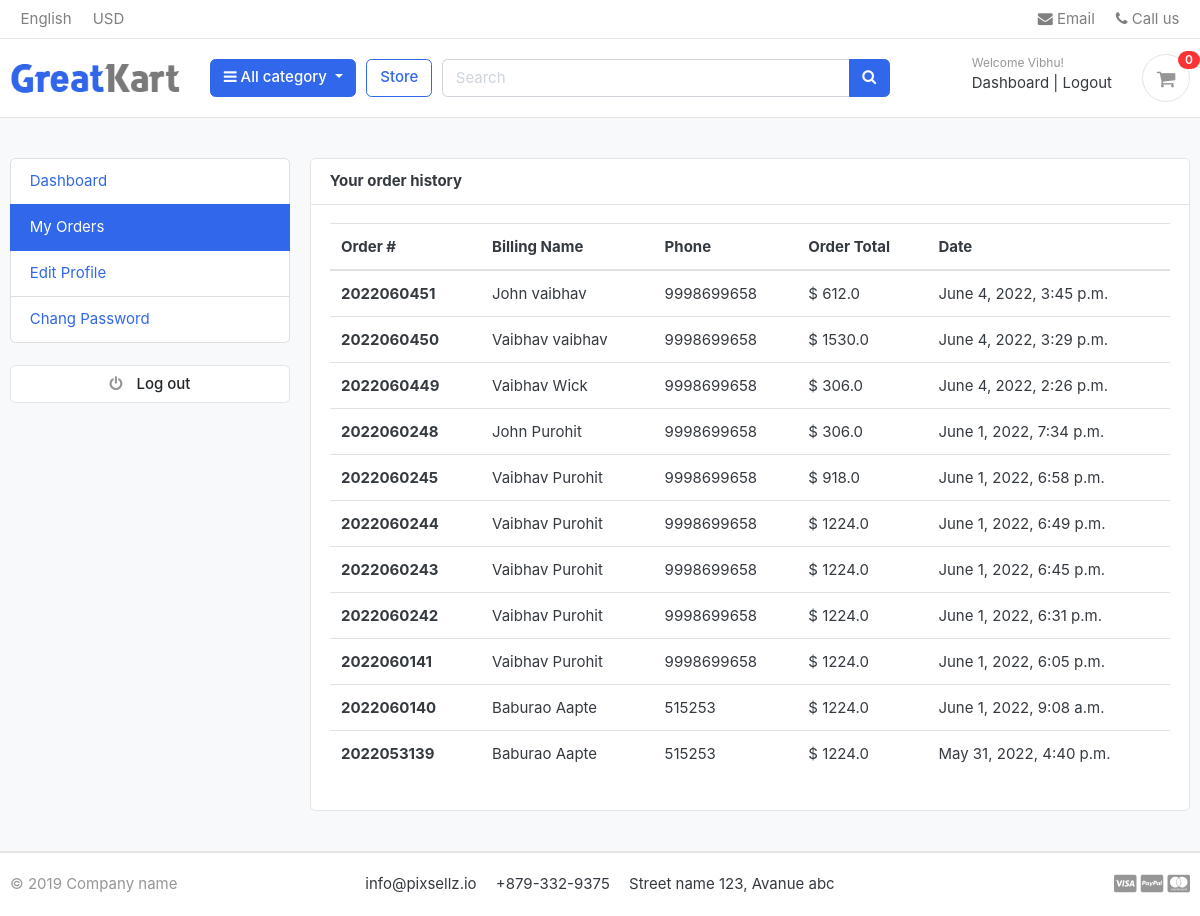
The page /accounts/my_orders/ (signed in) on the database its author committed.
### accounts/models.py (models this page shows, shortened)
class Account(AbstractBaseUser):
    first_name = models.CharField(max_length=50)
    last_name = models.CharField(max_length=50)
    username = models.CharField(max_length=50, unique=True)
    email = models.EmailField(max_length=100, unique=True)
    phone_number = models.CharField(max_length=50)
    date_joined = models.DateTimeField(auto_now_add=True)
    last_login = models.DateTimeField(auto_now_add=True)
    is_admin = models.BooleanField(default=False)
    is_staff = models.BooleanField(default=False)
    is_active = models.BooleanField(default=False)
    is_superadmin = models.BooleanField(default=False)
    USERNAME_FIELD = 'email'
    REQUIRED_FIELDS = ['username', 'first_name', 'last_name']
    objects = MyAccountManager()

### orders/models.py (models this page shows, shortened)
class Order(models.Model):
    STATUS = (
        ('New', 'New'),
        ('Accepted', 'Accepted'),
        ('Completed', 'Completed'),
        ('Cancelled', 'Cancelled'),
    )
    user = models.ForeignKey(Account, on_delete=models.SET_NULL, null=True)
    payment = models.ForeignKey(Payment, on_delete=models.SET_NULL, blank=True, null=True)
    order_number = models.CharField(max_length=20)
    first_name = models.CharField(max_length=50)
    last_name = models.CharField(max_length=50)
    phone = models.CharField(max_length=15)
    email = models.EmailField(max_length=50)
    address_line_1 = models.CharField(max_length=50)
    address_line_2 = models.CharField(max_length=50, blank=True)
    country = models.CharField(max_length=50)
    state = models.CharField(max_length=50)
    city = models.CharField(max_length=50)
    order_note = models.CharField(max_length=100, blank=True)
    order_total = models.FloatField()
    tax = models.FloatField()
    status = models.CharField(max_length=10, choices=STATUS, default='New')
    ip = models.CharField(blank=True, max_length=20)
    is_ordered = models.BooleanField(default=False)
    created_at = models.DateTimeField(auto_now_add=True)
    updated_at = models.DateTimeField(auto_now=True)
    def full_name(self):
        return f'{self.first_name} {self.last_name}'

### accounts/views.py (the view)
# urls.py: path('my_orders/', views.my_orders, name="my_orders"),
def my_orders(request):
    orders = Order.objects.filter(user=request.user, is_ordered=True).order_by('-created_at')
    context = {
        'orders': orders,
    }
    return render(request, 'accounts/my_orders.html', context)

### carts/context_processors.py (called while the page is built)
def counter(request):
    cart_count = 0
    if 'admin' in request.path:
        return {}
    else:
        try:
            cart = Cart.objects.filter(cart_id=_cart_id(request))
            if request.user.is_authenticated:
                cart_items = CartItem.objects.all().filter(user=request.user)
            else:
                cart_items = CartItem.objects.all().filter(cart=cart[:1])
            for cart_item in cart_items:
                cart_count += cart_item.quantity
        except Cart.DoesNotExist:
            cart_count = 0
    return dict(cart_count=cart_count)

### carts/views.py (called while the page is built)
def _cart_id(request):
    cart = request.session.session_key
    if not cart:
        cart = request.session.create()
    return cart

### category/context_processors.py (called while the page is built)
def menu_links(request):
    links = Category.objects.all()
    return dict(links=links)

### category/models.py (called while the page is built)
    def get_url(self):
        return reverse('products_by_category', args=[self.slug])

### templates/accounts/my_orders.html (shortened to what this page needs)
{% extends 'base.html' %}
{% load static %}
{% block content %}
<section class="section-conten padding-y bg">
    <div class="container">
        <div class="row">
            {% include 'includes/dashboard_sidebar.html' %}
            <main class="col-md-9">
                <article class="card">
                    <header class="card-header">
                        <strong class="d-inline-block mr-3">Your order history </strong>
                    </header>
                    <div class="card-body">
                        <div class="row">
                            <div class="col-md-12">
                                <table class="table table-hover">
                                    <thead>
                                        <tr>
                                          <th scope="col">Order #</th>
                                          <th scope="col">Billing Name</th>
                                          <th scope="col">Phone</th>
                                          <th scope="col">Order Total</th>
                                          <th scope="col">Date</th>
                                        </tr>
                                    </thead>
                                    <tbody>
                                    {% for order in orders %}
                                        <tr>
                                          <th scope="row">{{order.order_number}}</th>
                                          <td>{{order.full_name}}</td>
                                          <td>{{order.phone}}</td>
                                          <td>$ {{order.order_total}}</td>
                                          <td>{{order.created_at}}</td>
                                        </tr>
                                    {% endfor %}
                                    </tbody>
                                </table>
                            </div>
                        </div>
                    </div>
                </article>
            </main>
        </div>
    </div>
</section>
{% endblock %}

### templates/includes/navbar.html (shortened to what this page needs)
{% load static %}
<header class="section-header">
	<nav class="navbar p-md-0 navbar-expand-sm navbar-light border-bottom">
<div class="container">
  <div class="collapse navbar-collapse" id="navbarTop4">
    <ul class="navbar-nav mr-auto">
    	<li class="nav-item dropdown">
		 	<a href="#" class="nav-link">   English </a>
		</li>
		<li class="nav-item dropdown">
			<a href="#" class="nav-link"> USD </a>
		</li>
    </ul>
    <ul class="navbar-nav">
		<li><a href="#" class="nav-link"> <i class="fa fa-envelope"></i> Email </a></li>
		<li><a href="#" class="nav-link"> <i class="fa fa-phone"></i> Call us </a></li>
	</ul>
  </div>
</div>
</nav>
	<section class="header-main border-bottom">
		<div class="container">
			<div class="row align-items-center">
				<div class="col-lg-2 col-md-3 col-6">
					<a href="{% url 'home' %}" class="brand-wrap">
						<img class="logo" src="{% static './images/logo.png' %}">
					</a>
				</div>
				<div class="col-lg col-sm col-md col-6 flex-grow-0">
					<div class="category-wrap dropdown d-inline-block float-right">
						<button type="button" class="btn btn-primary dropdown-toggle" data-toggle="dropdown">
							<i class="fa fa-bars"></i> All category
						</button>
					</div>
				</div>
				<a href="{% url 'store' %}" class="btn btn-outline-primary">Store</a>
				<div class="col-lg  col-md-6 col-sm-12 col">
					<form action="{% url 'search' %}" class="search" method="GET">
						<div class="input-group w-100">
							<input type="text" class="form-control" style="width:60%;" placeholder="Search" name="keyword">
							<div class="input-group-append">
							  <button class="btn btn-primary" type="submit">
								<i class="fa fa-search"></i>
							  </button>
							</div>
						</div>
					</form>
				</div>
				<div class="col-lg-3 col-sm-6 col-8 order-2 order-lg-3">
				<div class="d-flex justify-content-end mb-3 mb-lg-0">
					{% if user.id is None %}
					<div class="widget-header">
						<small class="title text-muted">Welcome guest!</small>
						<div>
							<a href="{% url 'login' %}">Sign in</a> <span class="dark-transp"> | </span>
							<a href="{% url 'register' %}"> Register</a>
						</div>
					</div>
					{% else %}
					<div class="widget-header">
						<small class="title text-muted">Welcome {{user.first_name}}!</small>
						<div>
							<a href="{% url 'dashboard' %}">Dashboard</a> <span class="dark-transp"> | </span>
							<a href="{% url 'logout' %}"> Logout</a>
						</div>
					</div>
					{% endif %}
					<a href="{% url 'cart' %}" class="widget-header pl-3 ml-3">
						<div class="icon icon-sm rounded-circle border"><i class="fa fa-shopping-cart"></i></div>
						<span class="badge badge-pill badge-danger notify">{{cart_count}}</span>
					</a>
				</div>
			</div>
			</div>
		</div>
	</section>
</header>

### greatkart/static/css/ui.css (style rules this page uses)
html { font-family: "Inter", sans-serif; font-size: 15px; }
.icon-xs, .icon-sm, .icon-md, .icon-lg { display: inline-block; text-align: center; flex-shrink: 0; flex-grow: 0; }
.icon-sm { width: 48px; height: 48px; line-height: 48px !important; font-size: 20px; }
.padding-y { padding-top: 40px; padding-bottom: 40px; }
article:after, .form-group:after { display: block; clear: both; content: ""; }
.bg { background-color: #f8f9fa; }
.header-main { position: relative; padding-top: 1rem; padding-bottom: 1rem; }
.brand-wrap .logo, .navbar-brand .logo { margin-right: 7px; max-height: 42px; display: inline-block; }
.widget-header { display: inline-block; vertical-align: middle; position: relative; }
.widget-header a { color: #343a40; }
.widget-header i { color: #969696; }
.widget-header .title { display: block; }
.widget-header .notify { position: absolute; top: -3px; right: -10px; }
.notify { position: absolute; top: -4px; right: -10px; display: inline-block; padding: 0.25em 0.6em; font-size: 12px; line-height: 1; text-align: center; border-radius: 3rem; color: #fff; background-color: #fa3434; }

### rows shown on the page
Account: first_name "Vibhu"
Order: order_number "2022060451", full_name "John vaibhav", phone "9998699658", order_total "612.0", created_at "June 4, 2022, 3:45 p.m."
Order: order_number "2022060450", full_name "Vaibhav vaibhav", phone "9998699658", order_total "1530.0", created_at "June 4, 2022, 3:29 p.m."
Order: order_number "2022060449", full_name "Vaibhav Wick", phone "9998699658", order_total "306.0", created_at "June 4, 2022, 2:26 p.m."
Order: order_number "2022060248", full_name "John Purohit", phone "9998699658", order_total "306.0", created_at "June 1, 2022, 7:34 p.m."
Order: order_number "2022060245", full_name "Vaibhav Purohit", phone "9998699658", order_total "918.0", created_at "June 1, 2022, 6:58 p.m."
Order: order_number "2022060244", full_name "Vaibhav Purohit", phone "9998699658", order_total "1224.0", created_at "June 1, 2022, 6:49 p.m."
Order: order_number "2022060243", full_name "Vaibhav Purohit", phone "9998699658", order_total "1224.0", created_at "June 1, 2022, 6:45 p.m."
Order: order_number "2022060242", full_name "Vaibhav Purohit", phone "9998699658", order_total "1224.0", created_at "June 1, 2022, 6:31 p.m."
Order: order_number "2022060141", full_name "Vaibhav Purohit", phone "9998699658", order_total "1224.0", created_at "June 1, 2022, 6:05 p.m."
Order: order_number "2022060140", full_name "Baburao Aapte", phone "515253", order_total "1224.0", created_at "June 1, 2022, 9:08 a.m."
Order: order_number "2022053139", full_name "Baburao Aapte", phone "515253", order_total "1224.0", created_at "May 31, 2022, 4:40 p.m."

### other values the page prints
{{ cart_count }} "0"
